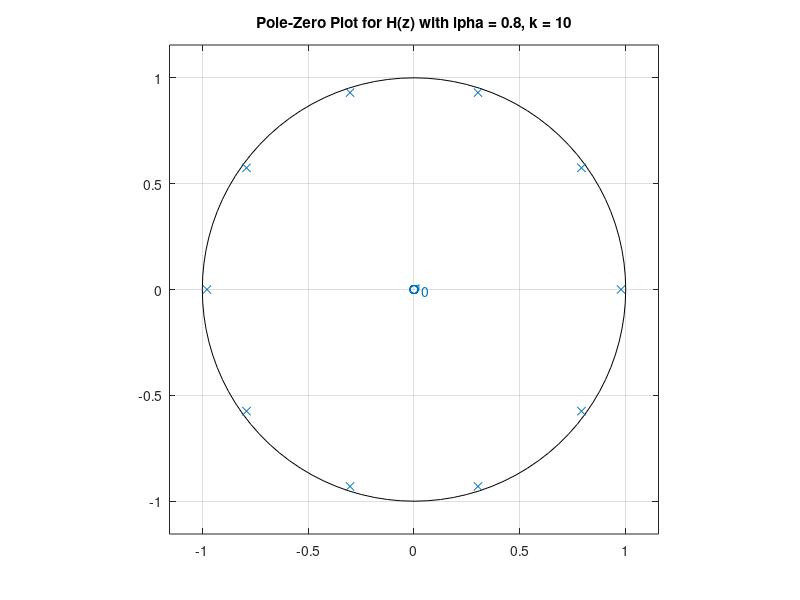
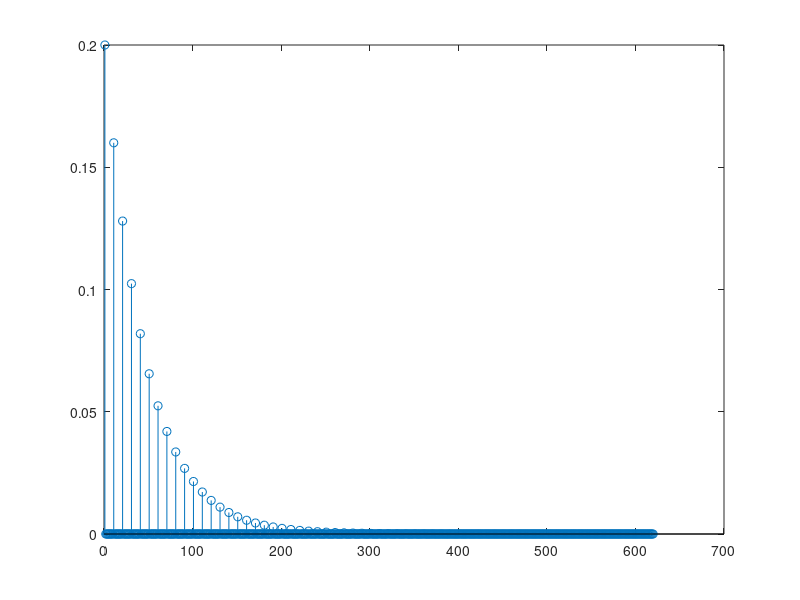
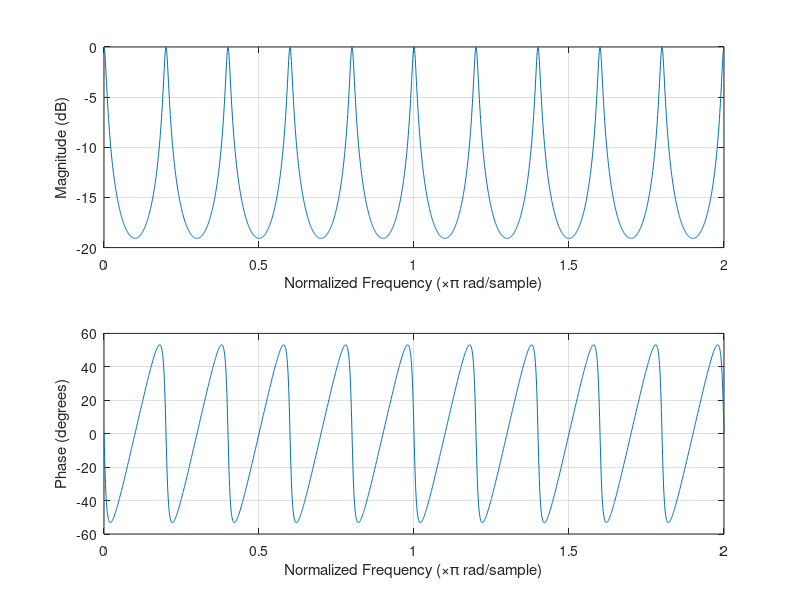

MATLAB code to generate these figures, in order:
clear
close all

%% Question 1 (on paper for now)


%% Question 2 
B = 1;
A = [1, 1.3, -0.09, -0.405];



[r,p,k] = residuez(B, A)


%% Question 3

% A on paper

% B
alpha = 0.8;
k = 10;

% H(z) = (1 - alpha) / (1 - alpha*z^(-k))
B = [1 - alpha];   
A = zeros(1, k + 1);       
A(1) = 1;
A(end) = -alpha;

% Pole-zero plot
figure
zplane(B, A)
title("Pole-Zero Plot for H(z) with \alpha = 0.8, k = 10")

% C
% Code sampled from lecture notes
h = impz(B,A);
figure(2)
stem(h)

figure(3)
freqz(B,A)
freqz(B,A,2048,'whole')
[H,w]=freqz(B,A,2048,'whole');
